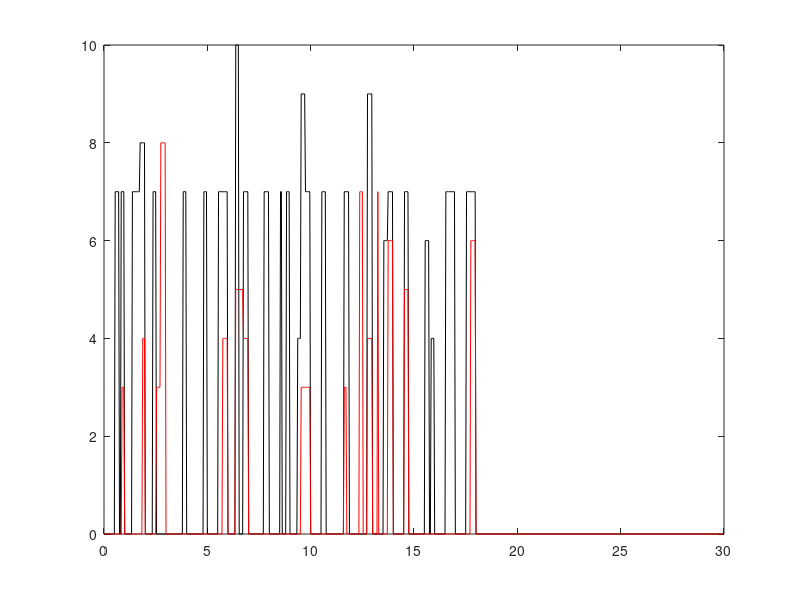

The MATLAB script that drew this image:
tehdit = [0 0 0 0 0 0 0 0 0 0 0 0 0 7 7 7 7 7 0 0 7 7 7 7 0 0 0 0 0 0 0 0 0 7 7 7 7 7 7 7 7 7 8 8 8 8 8 8 0 0 0 0 0 0 0 0 0 7 7 7 7 0 0 0 0 0 0 0 0 0 0 0 0 0 0 0 0 0 0 0 0 0 0 0 0 0 0 0 0 0 0 0 7 7 7 7 0 0 0 0 0 0 0 0 0 0 0 0 0 0 0 0 0 0 0 0 7 7 7 7 0 0 0 0 0 0 0 0 0 0 0 0 0 7 7 7 7 7 7 7 7 7 7 7 0 0 0 0 0 0 0 0 0 10 10 10 10 0 0 0 0 0 7 7 7 7 7 7 0 0 0 0 0 0 0 0 0 0 0 0 0 0 0 0 0 0 7 7 7 7 7 7 0 0 0 0 0 0 0 0 0 0 0 0 0 7 7 0 0 0 0 0 7 7 7 7 0 0 0 0 0 0 0 0 0 4 4 4 4 9 9 9 9 9 7 7 7 7 7 7 0 0 0 0 0 0 0 0 0 0 0 0 0 7 7 7 7 7 0 0 0 0 0 0 0 0 0 0 0 0 0 0 0 0 0 0 0 0 0 7 7 7 7 7 7 0 0 0 0 0 0 0 0 0 0 0 0 0 0 0 0 0 0 0 0 0 9 9 9 9 9 9 0 0 0 0 0 0 0 0 0 0 0 0 0 6 6 6 6 6 7 7 7 7 7 7 0 0 0 0 0 0 0 0 0 0 0 0 0 7 7 7 7 7 0 0 0 0 0 0 0 0 0 0 0 0 0 0 0 0 0 0 0 6 6 6 6 6 0 0 4 4 4 4 0 0 0 0 0 0 0 0 0 0 0 0 0 7 7 7 7 7 7 7 7 7 7 7 0 0 0 0 0 0 0 0 0 0 0 0 0 7 7 7 7 7 7 7 7 7 7 7 0 0 0 0 0 0 0 0 0 0 0 0 0 0 0 0 0 0 0 0 0 0 0 0 0 0 0 0 0 0 0 0 0 0 0 0 0 0 0 0 0 0 0 0 0 0 0 0 0 0 0 0 0 0 0 0 0 0 0 0 0 0 0 0 0 0 0 0 0 0 0 0 0 0 0 0 0 0 0 0 0 0 0 0 0 0 0 0 0 0 0 0 0 0 0 0 0 0 0 0 0 0 0 0 0 0 0 0 0 0 0 0 0 0 0 0 0 0 0 0 0 0 0 0 0 0 0 0 0 0 0 0 0 0 0 0 0 0 0 0 0 0 0 0 0 0 0 0 0 0 0 0 0 0 0 0 0 0 0 0 0 0 0 0 0 0 0 0 0 0 0 0 0 0 0 0 0 0 0 0 0 0 0 0 0 0 0 0 0 0 0 0 0 0 0 0 0 0 0 0 0 0 0 0 0 0 0 0 0 0 0 0 0 0 0 0 0 0 0 0 0 0 0 0 0 0 0 0 0 0 0 0 0 0 0 0 0 0 0 0 0 0 0 0 0 0 0 0 0 0 0 0 0 0 0 0 0 0 0 0 0 0 0 0 0 0 0 0 0 0 0 0 0 0 0 0 0 0 0 0 0 0 0 0 0 0 0 0]
headache = [0 0 0 0 0 0 0 0 0 0 0 0 0 0 0 0 0 0 0 0 0 3 3 3 0 0 0 0 0 0 0 0 0 0 0 0 0 0 0 0 0 0 0 0 0 4 4 4 0 0 0 0 0 0 0 0 0 0 0 0 0 3 3 3 3 3 8 8 8 8 8 8 0 0 0 0 0 0 0 0 0 0 0 0 0 0 0 0 0 0 0 0 0 0 0 0 0 0 0 0 0 0 0 0 0 0 0 0 0 0 0 0 0 0 0 0 0 0 0 0 0 0 0 0 0 0 0 0 0 0 0 0 0 0 0 0 0 0 4 4 4 4 4 4 0 0 0 0 0 0 0 0 0 5 5 5 5 5 5 5 5 5 4 4 4 4 4 4 0 0 0 0 0 0 0 0 0 0 0 0 0 0 0 0 0 0 0 0 0 0 0 0 0 0 0 0 0 0 0 0 0 0 0 0 0 0 0 0 0 0 0 0 0 0 0 0 0 0 0 0 0 0 0 0 0 0 0 0 0 3 3 3 3 3 3 3 3 3 3 3 0 0 0 0 0 0 0 0 0 0 0 0 0 0 0 0 0 0 0 0 0 0 0 0 0 0 0 0 0 0 0 0 0 0 0 0 0 0 0 3 3 3 0 0 0 0 0 0 0 0 0 0 0 0 0 0 0 7 7 7 7 0 0 0 0 0 4 4 4 4 4 4 0 0 0 0 0 0 7 0 0 0 0 0 0 0 0 0 0 0 6 6 6 6 6 6 0 0 0 0 0 0 0 0 0 0 0 0 0 5 5 5 5 5 0 0 0 0 0 0 0 0 0 0 0 0 0 0 0 0 0 0 0 0 0 0 0 0 0 0 0 0 0 0 0 0 0 0 0 0 0 0 0 0 0 0 0 0 0 0 0 0 0 0 0 0 0 0 0 0 0 0 0 0 0 0 0 0 0 0 0 0 0 0 0 0 6 6 6 6 6 6 0 0 0 0 0 0 0 0 0 0 0 0 0 0 0 0 0 0 0 0 0 0 0 0 0 0 0 0 0 0 0 0 0 0 0 0 0 0 0 0 0 0 0 0 0 0 0 0 0 0 0 0 0 0 0 0 0 0 0 0 0 0 0 0 0 0 0 0 0 0 0 0 0 0 0 0 0 0 0 0 0 0 0 0 0 0 0 0 0 0 0 0 0 0 0 0 0 0 0 0 0 0 0 0 0 0 0 0 0 0 0 0 0 0 0 0 0 0 0 0 0 0 0 0 0 0 0 0 0 0 0 0 0 0 0 0 0 0 0 0 0 0 0 0 0 0 0 0 0 0 0 0 0 0 0 0 0 0 0 0 0 0 0 0 0 0 0 0 0 0 0 0 0 0 0 0 0 0 0 0 0 0 0 0 0 0 0 0 0 0 0 0 0 0 0 0 0 0 0 0 0 0 0 0 0 0 0 0 0 0 0 0 0 0 0 0 0 0 0 0 0 0 0 0 0 0 0 0 0 0 0 0 0 0 0 0 0 0 0 0 0 0 0 0 0 0 0 0 0 0 0 0 0 0 0 0 0 0 0 0 0 0 0 0 0 0 0 0 0 0 0 0 0 0 0 0 0 0 0 0 0 0 0 0 0 0 0 0]
time=0:1/24:30-1/24
plot(time,tehdit,'k',time,headache,'r')